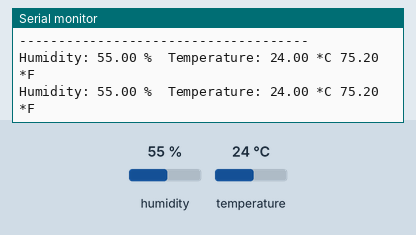
Bench run of a sketch on a simulated Arduino Uno, built with avr-gcc and run on an emulated ATmega328P. On the bench: the last lines printed to the serial monitor. The test bench sets the inputs (shaded band); at power-on: humidity 55 %, temperature 24 °C.

Above: at 5.0 s.
5.1 s: humidity set to 22 %
At 6.7 s:
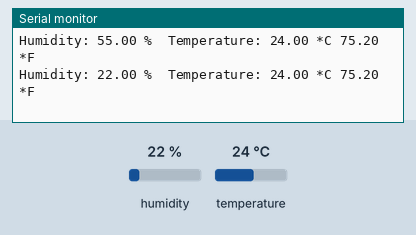
8.2 s: temperature set to 12 °C
At 9.7 s:
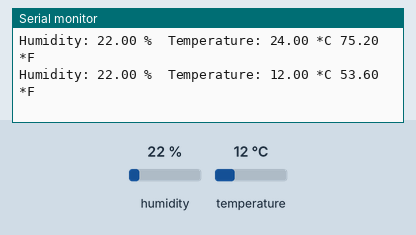
14.8 s: humidity set to 40 %
At 15.3 s:
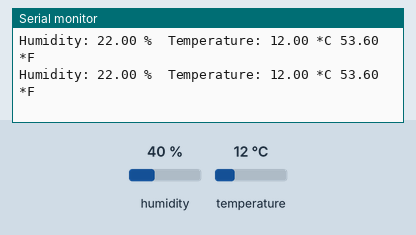
Timing chart, 0 to 17.8 s (numbered marks = the images above; inputs shaded):
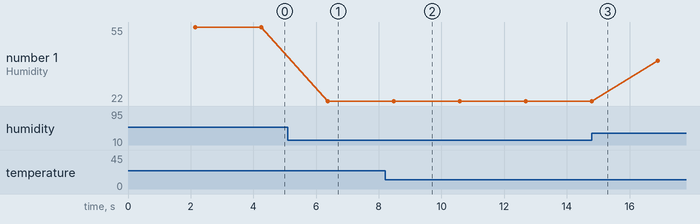

The sketch:

DHTExample.ino
```cpp
#include "DHT.h"

#define DHTPIN 4     // what digital pin the DHT22 is conected to
#define DHTTYPE DHT22   // there are multiple kinds of DHT sensors

DHT dht(DHTPIN, DHTTYPE);

void setup() {
  Serial.begin(9600);
  Serial.setTimeout(2000);

  // Wait for serial to initialize.
  while(!Serial) { }

  dht.begin();

  Serial.println("Device Started");
  Serial.println("-------------------------------------");
  Serial.println("Running DHT!");
  Serial.println("-------------------------------------");

}

int timeSinceLastRead = 0;
void loop() {

  // Report every 2 seconds.
  if(timeSinceLastRead > 2000) {
    // Reading temperature or humidity takes about 250 milliseconds
    // Sensor readings may also be up to 2 seconds 'old' (its a very slow sensor)
    float h = dht.readHumidity();
    // Read temperature as Celsius (the default)
    float t = dht.readTemperature();
    // Read temperature as Fahrenheit (isFahrenheit = true)
    float f = dht.readTemperature(true);

    // Check if any reads failed and exit early (to try again).
    if (isnan(h) || isnan(t) || isnan(f)) {
      Serial.println("Failed to read from DHT sensor!");
      timeSinceLastRead = 0;
      return;
    }

    Serial.print("Humidity: ");
    Serial.print(h);
    Serial.print(" %\t");
    Serial.print("Temperature: ");
    Serial.print(t);
    Serial.print(" *C ");
    Serial.print(f);
    Serial.println(" *F\t");

    timeSinceLastRead = 0;
  }
  delay(100);
  timeSinceLastRead += 100;
}
```

Measured:
- after the input at 5.1 s, the serial monitor: prints a new line after 1.3 s (image 1)
- after the input at 8.2 s, the serial monitor: prints a new line after 0.27 s (image 2)
- plotted number 1: 55 → 22 after the input at 5.1 s, 22 → 40 after the input at 14.8 s
